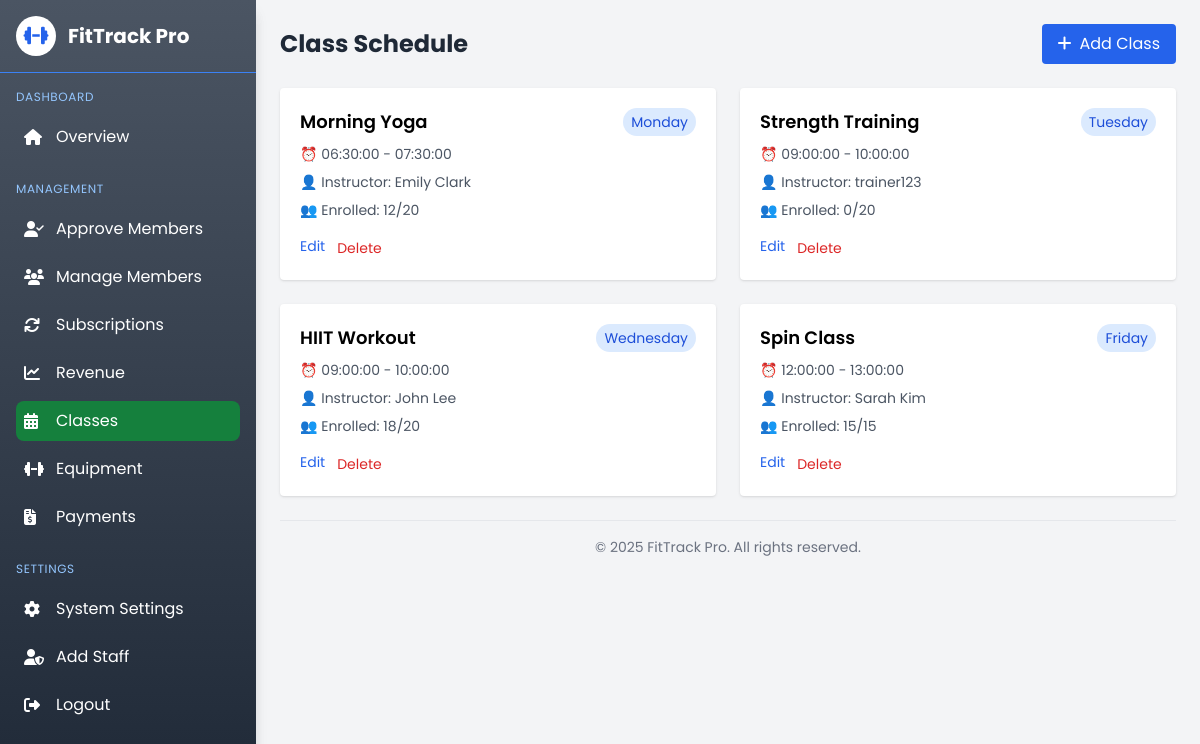
Page /classes.php (signed in) on the committed database.
### tables this page shows
CREATE TABLE classes (
    class_id INT AUTO_INCREMENT PRIMARY KEY,
    title VARCHAR(100) NOT NULL,
    instructor VARCHAR(100) NOT NULL,
    day_of_week ENUM('Monday', 'Tuesday', 'Wednesday', 'Thursday', 'Friday', 'Saturday', 'Sunday') NOT NULL,
    start_time TIME NOT NULL,
    end_time TIME NOT NULL,
    capacity INT NOT NULL,
    enrolled INT DEFAULT 0
);

### classes.php (the view, shortened to what this page needs)
<?php
include('includes/db_config.php');
include('includes/header.php');
include('includes/sidebar.php');
$role = strtolower($_SESSION['role'] ?? '');
$classes = mysqli_query($conn, "SELECT * FROM classes
    ORDER BY FIELD(day_of_week, 'Monday','Tuesday','Wednesday','Thursday','Friday','Saturday','Sunday'), start_time");
?>
<div class="mb-6 flex justify-between items-center">
    <h1 class="text-2xl font-bold text-gray-800">Class Schedule</h1>
    <?php if ($role === 'admin'): ?>
        <a href="add_class.php" class="bg-blue-600 text-white px-4 py-2 rounded hover:bg-blue-700">
            <i class="fas fa-plus mr-2"></i>Add Class
        </a>
    <?php endif; ?>
</div>
<div class="grid grid-cols-1 md:grid-cols-2 xl:grid-cols-3 gap-6">
    <?php while ($class = mysqli_fetch_assoc($classes)): ?>
        <div class="bg-white p-5 rounded shadow hover:shadow-md transition space-y-2">
            <div class="flex items-center justify-between">
                <h2 class="text-lg font-semibold"><?= htmlspecialchars($class['title']) ?></h2>
                <span class="text-sm px-2 py-1 rounded-full bg-blue-100 text-blue-700">
                    <?= $class['day_of_week'] ?>
                </span>
            </div>
            <p class="text-sm text-gray-600">⏰ <?= $class['start_time'] ?> - <?= $class['end_time'] ?></p>
            <p class="text-sm text-gray-600">👤 Instructor: <?= htmlspecialchars($class['instructor']) ?></p>
            <p class="text-sm text-gray-600">👥 Enrolled: <?= $class['enrolled'] ?>/<?= $class['capacity'] ?></p>
            <?php if ($role === 'admin'): ?>
                <div class="flex gap-3 pt-2">
                    <a href="edit_class.php?id=<?= $class['class_id'] ?>" class="text-blue-600 text-sm hover:underline">Edit</a>
                    <form method="POST" action="delete_class.php" onsubmit="return confirm('Are you sure you want to delete this class?');">
                        <button type="submit" class="text-red-600 text-sm hover:underline">Delete</button>
                    </form>
                </div>
            <?php endif; ?>
        </div>
    <?php endwhile; ?>
</div>
<?php include('includes/footer.php'); ?>

### includes/header.php (style rules this page uses)
body { font-family: 'Poppins', sans-serif; background-color: #f8fafc; }

### rows in the picture
classes: title "Morning Yoga", day_of_week "Monday", start_time "06:30:00", end_time "07:30:00", instructor "Emily Clark", enrolled "12", capacity "20"
classes: title "Strength Training", day_of_week "Tuesday", start_time "09:00:00", end_time "10:00:00", instructor "trainer123", enrolled "0", capacity "20"
classes: title "HIIT Workout", day_of_week "Wednesday", start_time "09:00:00", end_time "10:00:00", instructor "John Lee", enrolled "18", capacity "20"
classes: title "Spin Class", day_of_week "Friday", start_time "12:00:00", end_time "13:00:00", instructor "Sarah Kim", enrolled "15", capacity "15"
